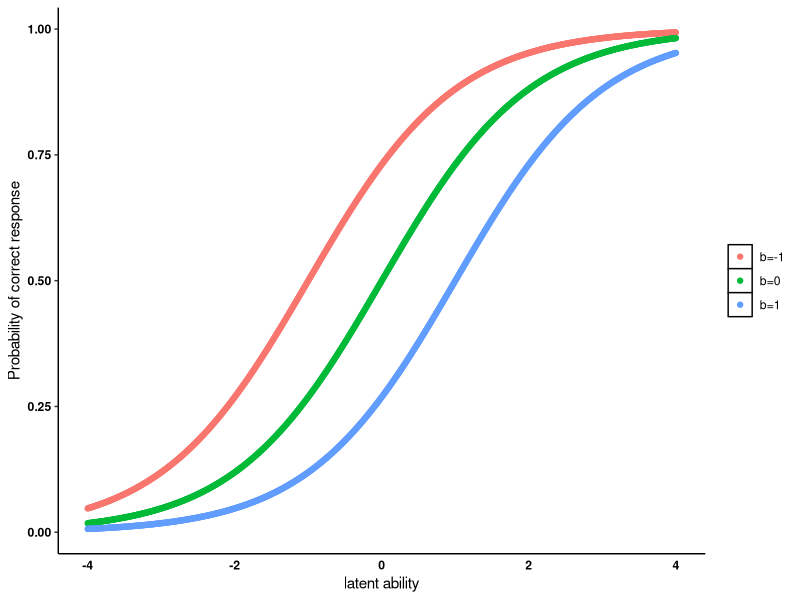

Generate this figure with R:
## ---- chunk 1
knitr::opts_chunk$set(comment = "#")
# comment out to regenerate plots, output, etc.
#knitr::opts_chunk$set(echo = TRUE, eval = FALSE)
## ---- chunk 2
set.seed(768)

icc_rasch <- function(theta,b){
  p_resp <- (exp(theta - b)) / (1 + exp(theta - b))
return(p_resp)
}

theta_ex <- seq(from = -4, to = 4, by = 0.01)
icc_ex1 <- icc_rasch(theta = theta_ex, b = -1)
icc_ex2 <- icc_rasch(theta = theta_ex, b = 0)
icc_ex3 <- icc_rasch(theta = theta_ex, b = 1)
## ---- chunk 3
#plot ICC
library(ggplot2)
n <- length(icc_ex1)
rasch_df <- data.frame(
  prob = c(icc_ex1, icc_ex2, icc_ex3),
  theta = c(theta_ex, theta_ex, theta_ex),
  b = c(rep("b=-1", n), rep("b=0", n), rep("b=1", n))
)
rasch_df$b <- factor(rasch_df$b, levels = c("b=-1", "b=0", "b=1"))

ggplot(rasch_df, aes(x = theta, y = prob, color = b)) +
  geom_point() +
  xlim(-4,4) +
  theme(panel.grid.major = element_blank(), panel.grid.minor = element_blank(),
        panel.background = element_blank(), axis.line = element_line(colour = "black"),
        legend.title = element_blank(), legend.key = element_rect(fill = "white"),
        axis.text = element_text(colour = 'black', face="bold"), axis.ticks.x=element_blank(),
        strip.background =element_rect(fill="white"), strip.text = element_text(colour = 'black',face = "bold")) + labs(y = "Probability of correct response", x = "latent ability") 
